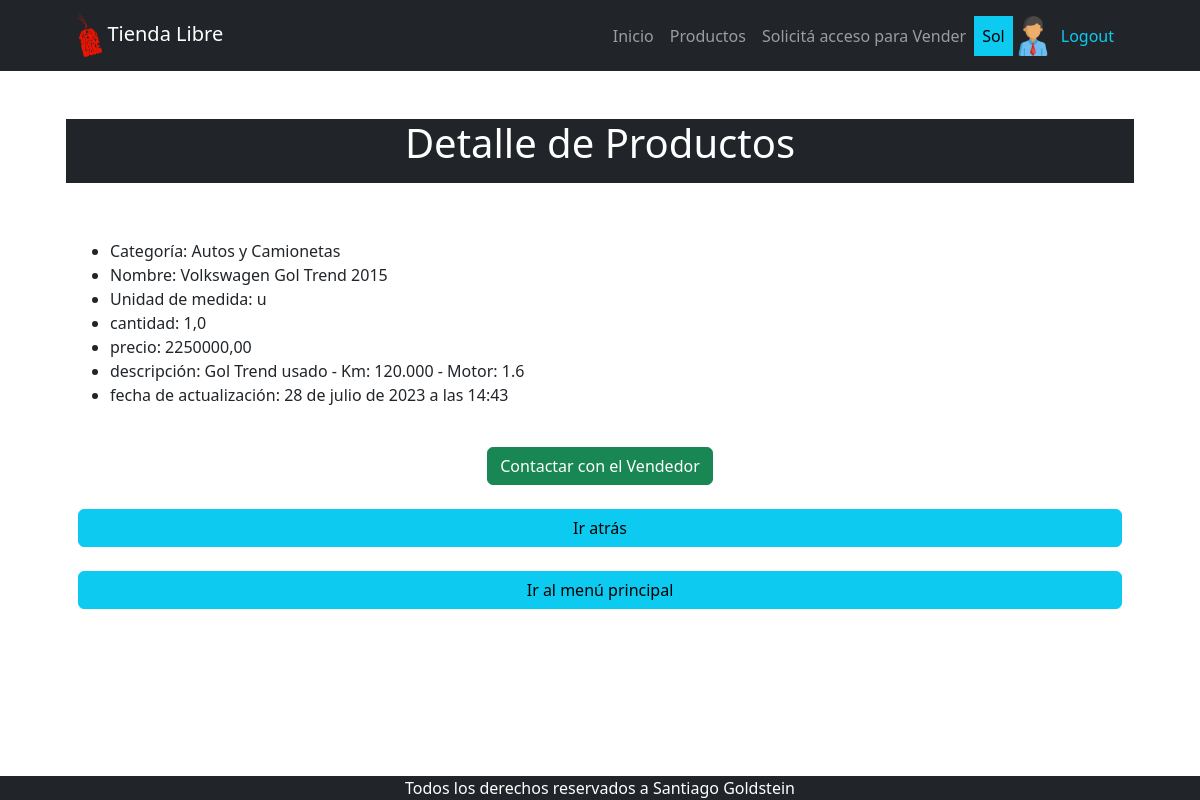
Before: /producto/producto/detail/2 (signed in) with the older database file.
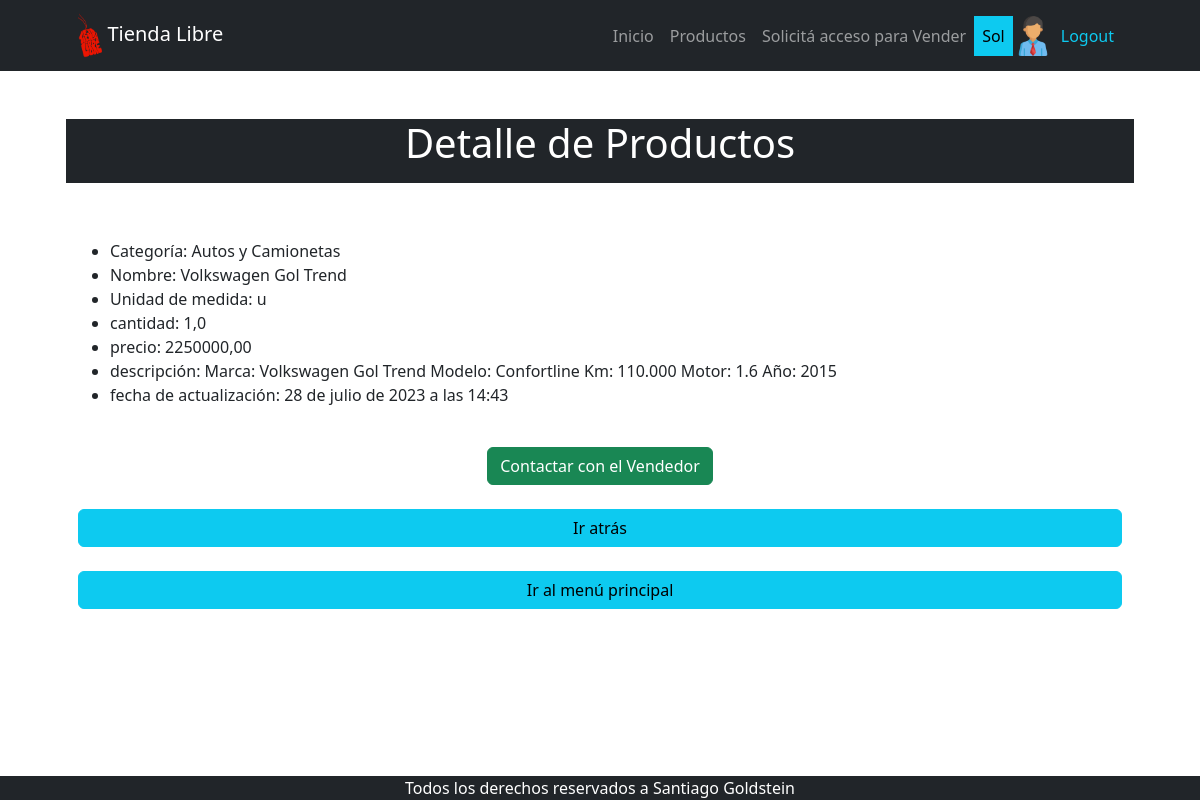
After: the same page with the newer database file.
### apps/producto/models.py (models this page shows, shortened)
class Producto(models.Model):
    categoria = models.ForeignKey(
        ProductoCategoria, on_delete=models.SET_NULL, blank=True, null=True)
    nombre = models.CharField(max_length=100)
    unidad_de_medida = models.CharField(max_length=100)
    cantidad = models.FloatField()
    precio = models.DecimalField(max_digits=10, decimal_places=2)
    descripcion = models.CharField(max_length=250, null=True, blank=True)
    fecha_actualizacion = models.DateTimeField(
        default=timezone.now, editable=False, verbose_name="fecha de actualización")

class ProductoCategoria(models.Model):
    nombre = models.CharField(max_length=200, unique=True)
    descripcion = models.CharField(
        max_length=250, null=True, blank=True, verbose_name="descripción")
    def __str__(self):
        return self.nombre
    class Meta:
        verbose_name = "categoría de productos"
        verbose_name_plural = "categorías de productos"

### apps/producto/views.py (the view)
# urls.py: path("producto/detail/<int:pk>", views.ProductoDetail.as_view(),
class ProductoDetail(DetailView):  # DETAIL
    model = models.Producto

### apps/producto/templates/producto/producto_detail.html
{% extends 'producto/index.html' %}
{% block INDEX_TITULO %}
   Detalle de Productos
{% endblock INDEX_TITULO %}
{% block INDEX_CONTENIDO %}
    <ul>
        <li>Categoría: {{ object.categoria }}</li>
        <li>Nombre: {{ object.nombre }}</li>
        <li>Unidad de medida: {{ object.unidad_de_medida }}</li>
        <li>cantidad: {{ object.cantidad }}</li>
        <li>precio: {{ object.precio }}</li>
        <li>descripción: {{ object.descripcion }}</li>
        <li>fecha de actualización: {{ object.fecha_actualizacion }}</li>
    </ul>
    <br>
    <div class="text-center ">
        <a class="btn btn-success " href="https://wa.me/+5491139556151" target="_blank">Contactar con el Vendedor</a>
    </div>
    <br>
    <div class="d-grid gap-3">
        <a href="{% url 'producto:producto_list' %}" class="btn btn-info ">Ir atrás</a>
    </div>
    <br>
    {% include 'Home/index_back.html' %}
{% endblock INDEX_CONTENIDO %}

Changed rows visible on the page:
changed Producto "Autos y Camionetas": nombre "Volkswagen Gol Trend 2015" → "Volkswagen Gol Trend"; descripcion "Gol Trend usado - Km: 120.000 - Motor: 1.6" → "Marca: Volkswagen Gol Trend Modelo: Confortline Km: 110.000 Motor: 1.6 Año: 2015"
